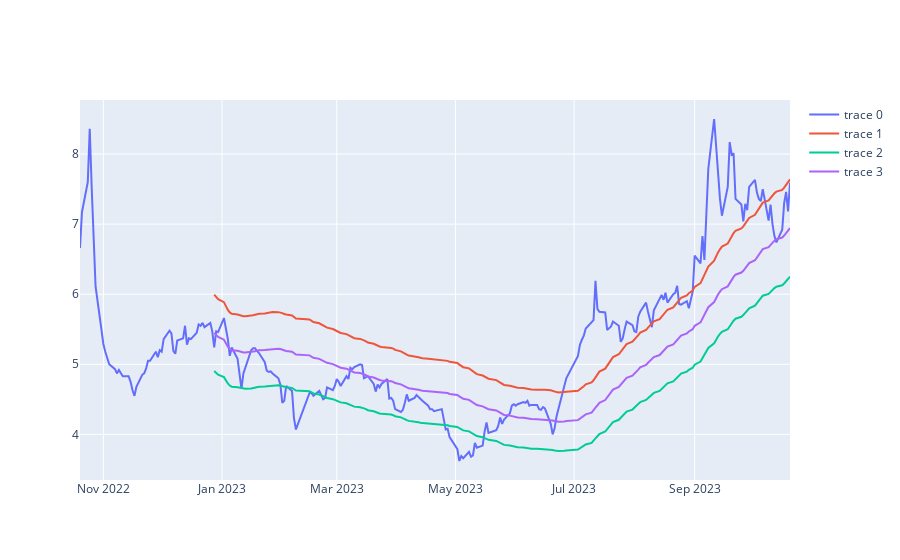

Notebook cell for this chart:
### Code cell
fig=go.Figure()
fig.add_trace(
    go.Scatter(x=data.index,y=data["close"])
)
fig.add_trace(
    go.Scatter(x=data1.index,y=data1["upper_band"])
)
fig.add_trace(
    go.Scatter(x=data1.index,y=data1["lower_band"])
)
fig.add_trace(
    go.Scatter(x=sma50.index,y=sma50.iloc[:,0])
)

### Figure 1 — Plotly figure (JSON) as saved in the notebook; plotly's stock layout.template omitted (floating-point values rounded to 4 significant figures; data arrays with more than 128 entries replaced by an {"elided": "..."} marker saying what was removed)
{"data": [{"type": "scatter", "x": {"elided": "251 str values"}, "y": {"elided": "251 float values"}}, {"type": "scatter", "x": {"elided": "251 str values"}, "y": {"elided": "251 float values"}}, {"type": "scatter", "x": {"elided": "251 str values"}, "y": {"elided": "251 float values"}}, {"type": "scatter", "x": {"elided": "251 str values"}, "y": {"elided": "251 float values"}}], "layout": {}}
